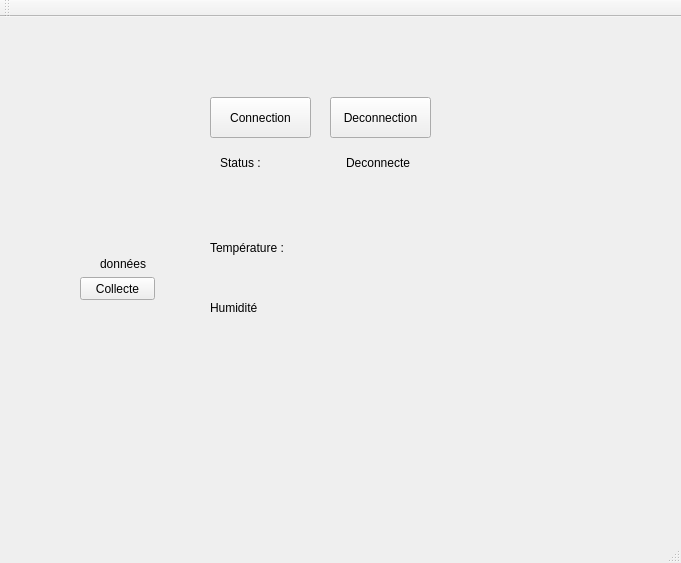
<?xml version="1.0" encoding="UTF-8"?>
<ui version="4.0">
 <class>ProjetserreClass</class>
 <widget class="QMainWindow" name="ProjetserreClass">
  <property name="geometry">
   <rect>
    <x>0</x>
    <y>0</y>
    <width>681</width>
    <height>563</height>
   </rect>
  </property>
  <property name="windowTitle">
   <string>Projetserre</string>
  </property>
  <widget class="QWidget" name="centralWidget">
   <widget class="QPushButton" name="btnConnect">
    <property name="geometry">
     <rect>
      <x>210</x>
      <y>80</y>
      <width>101</width>
      <height>41</height>
     </rect>
    </property>
    <property name="text">
     <string>Connection</string>
    </property>
   </widget>
   <widget class="QLabel" name="nlblConnect">
    <property name="geometry">
     <rect>
      <x>220</x>
      <y>130</y>
      <width>81</width>
      <height>31</height>
     </rect>
    </property>
    <property name="text">
     <string>Status :</string>
    </property>
   </widget>
   <widget class="QLabel" name="nlblDonnees">
    <property name="geometry">
     <rect>
      <x>100</x>
      <y>240</y>
      <width>47</width>
      <height>13</height>
     </rect>
    </property>
    <property name="text">
     <string>données</string>
    </property>
   </widget>
   <widget class="QLabel" name="lblConnect">
    <property name="geometry">
     <rect>
      <x>346</x>
      <y>130</y>
      <width>221</width>
      <height>31</height>
     </rect>
    </property>
    <property name="text">
     <string>Deconnecte</string>
    </property>
   </widget>
   <widget class="QPushButton" name="btnDConnect">
    <property name="geometry">
     <rect>
      <x>330</x>
      <y>80</y>
      <width>101</width>
      <height>41</height>
     </rect>
    </property>
    <property name="text">
     <string>Deconnection</string>
    </property>
   </widget>
   <widget class="QPushButton" name="btnDonnees">
    <property name="geometry">
     <rect>
      <x>80</x>
      <y>260</y>
      <width>75</width>
      <height>23</height>
     </rect>
    </property>
    <property name="text">
     <string>Collecte</string>
    </property>
   </widget>
   <widget class="QLabel" name="nlblTemp">
    <property name="geometry">
     <rect>
      <x>210</x>
      <y>220</y>
      <width>81</width>
      <height>21</height>
     </rect>
    </property>
    <property name="text">
     <string>Température :</string>
    </property>
   </widget>
   <widget class="QLabel" name="lblTemp">
    <property name="geometry">
     <rect>
      <x>310</x>
      <y>220</y>
      <width>151</width>
      <height>21</height>
     </rect>
    </property>
    <property name="text">
     <string/>
    </property>
   </widget>
   <widget class="QLabel" name="nlblHumid">
    <property name="geometry">
     <rect>
      <x>210</x>
      <y>280</y>
      <width>51</width>
      <height>21</height>
     </rect>
    </property>
    <property name="text">
     <string>Humidité :</string>
    </property>
   </widget>
   <widget class="QLabel" name="lblHumid">
    <property name="geometry">
     <rect>
      <x>310</x>
      <y>280</y>
      <width>171</width>
      <height>21</height>
     </rect>
    </property>
    <property name="text">
     <string/>
    </property>
   </widget>
  </widget>
  <widget class="QMenuBar" name="menuBar">
   <property name="geometry">
    <rect>
     <x>0</x>
     <y>0</y>
     <width>681</width>
     <height>21</height>
    </rect>
   </property>
  </widget>
  <widget class="QToolBar" name="mainToolBar">
   <attribute name="toolBarArea">
    <enum>TopToolBarArea</enum>
   </attribute>
   <attribute name="toolBarBreak">
    <bool>false</bool>
   </attribute>
  </widget>
  <widget class="QStatusBar" name="statusBar"/>
 </widget>
 <layoutdefault spacing="6" margin="11"/>
 <resources>
  <include location="Projetserre.qrc"/>
 </resources>
 <connections>
  <connection>
   <sender>btnDConnect</sender>
   <signal>clicked()</signal>
   <receiver>ProjetserreClass</receiver>
   <slot>onDisconnectButtonClicked()</slot>
   <hints>
    <hint type="sourcelabel">
     <x>399</x>
     <y>140</y>
    </hint>
    <hint type="destinationlabel">
     <x>461</x>
     <y>146</y>
    </hint>
   </hints>
  </connection>
  <connection>
   <sender>btnConnect</sender>
   <signal>clicked()</signal>
   <receiver>ProjetserreClass</receiver>
   <slot>onConnectButtonClicked()</slot>
   <hints>
    <hint type="sourcelabel">
     <x>221</x>
     <y>138</y>
    </hint>
    <hint type="destinationlabel">
     <x>134</x>
     <y>136</y>
    </hint>
   </hints>
  </connection>
  <connection>
   <sender>btnDonnees</sender>
   <signal>clicked()</signal>
   <receiver>ProjetserreClass</receiver>
   <slot>AffichageDonnees()</slot>
   <hints>
    <hint type="sourcelabel">
     <x>118</x>
     <y>305</y>
    </hint>
    <hint type="destinationlabel">
     <x>68</x>
     <y>324</y>
    </hint>
   </hints>
  </connection>
 </connections>
 <slots>
  <slot>onConnectButtonClicked()</slot>
  <slot>onDisconnectButtonClicked()</slot>
  <slot>AffichageDonnees()</slot>
 </slots>
</ui>
